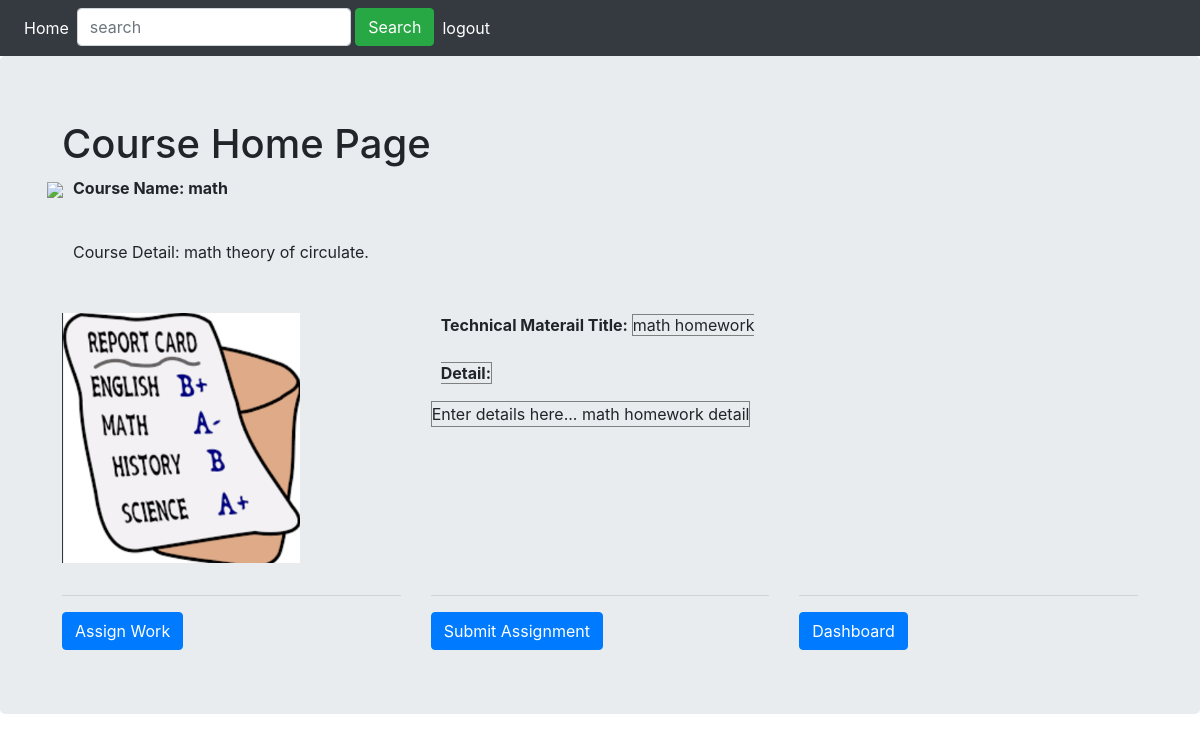
Screenshot of /course/2 (signed in) with the database file from the repository.
### wsgi.py (models this page shows, shortened)
class Blog(db.Model):
    id = db.Column(db.Integer,primary_key = True)
    title = db.Column(db.String(100))
    text = db.Column(db.Text)

class TeacherWork(db.Model):
    id = db.Column(db.Integer, primary_key=True)
    title = db.Column(db.String(80), unique=True)
    detail = db.Column(db.String(500))
    answer = db.Column(db.String(5000))
    course_id = db.Column(db.Integer)

### wsgi.py (the view)
@app.route('/course/<id>',methods = ['GET'])
def course_home(id):
    if request.method == 'GET':
        blog = Blog.query.filter_by(id = id).first_or_404()
        teacherWork = TeacherWork.query.filter_by(course_id = id).first()
        print(id, blog, 'in query_blog','@'*20)
        return rt('course.html',blog = blog, teacherWork=teacherWork)
    else:
        return '',204

### movie/templates/course.html (shortened to what this page needs)
<!DOCTYPE html>
<html lang="en">
  <head>
    <link rel='stylesheet' href='/static/bootstrap-4.5.2-dist/css/bootstrap.min.css'>
  </head>
  <body>
<nav class="navbar navbar-expand-lg navbar-dark bg-dark">
  <div class="collapse navbar-collapse" id="navbarSupportedContent">
    <ul class="navbar-nav mr-auto">
      <li class="nav-item active">
        <a class="nav-link" href="/home">Home <span class="sr-only">(current)</span></a>
      </li>
      <li class="nav-item active">
        <form class="form-inline my-2 my-lg-0 navbar-right" action="/home" method="POST">
                <div class="form-group">
                  <input type="text" name="keyword" placeholder="search" class="form-control" autofocus>&nbsp;
                </div>
              <input type="submit" value="Search" class="btn btn-success">
        </form>
      </li>
      <li class="nav-item active">
         {% if  session['logged_in'] %}
         <a class="nav-link" href="/logout">logout <span class="sr-only">(current)</span></a>
  {% endif %}
      </li>
    </ul>
  </div>
</nav>
    <div class="jumbotron">
      <div class="container">
<div class="container">
   <h1>Course Home Page</h1>
  <div class="row">
    <div class="col-md4">
              <figure>
            <img src="/static/images/course.png" class="img-fluid" style="height:80px;">
        </figure>
    </div>
    <div class="col-md4">
        <p style="width:500px;padding-left:10px;font-weight: bold;">Course Name:
{{ blog.title }}
        </p>
        <br/>
        <p style="width:500px;padding-left:10px;">Course Detail: {{ blog.text }}
        </p>
    </div>
  </div>
  <div class="row">
  </div>
  <div class="row">
    <div class="col-sm-4">
              <figure>
            <img src="/static/images/ml.png" class="img-fluid" style="height:250px;">
        </figure>
    </div>
    <div class="col-sm-8">
        <p style="width:500px;padding-left:10px;">
            <span style="font-weight:bold;">Technical Materail Title: </span>
            <span id="titleLbl" style="border: 1px solid gray; " >
              <span>
     {{teacherWork.title}}
  </span>
       <br/><br/>
        <span style="font-weight:bold;">Detail: </span>
        <br/>
        <div style="border: 1px solid gray; display: inline-block">
      {{teacherWork.detail}}
        </div>
      </p>
    </div>
  </div>
    <div class="row">
      <div class="col-sm-4">
      <hr/>
      {% if session['isadmin'] and session['logged_in'] %}
      <button type="button" class="btn btn-primary" onclick="relocate_assignwork()">Assign Work</button>
      {% else %}
      <button type="button" class="btn btn-primary" disabled> Assign Work</button>
      {% endif %}
      </div>
      <div class="col-sm-4">
      <hr/>
      <button type="button" class="btn btn-primary" onclick="relocate_student()">Submit Assignment</button>
      </div>
      <div class="col-sm-4">
    <hr/>
      <button type="button" class="btn btn-primary" onclick="relocate_dashboard()">Dashboard</button>
      </div>
    </div>
</div>
      </div>
    </div>
  </body>
</html>

### rows the page displays
Blog: title "math", text "math theory of circulate."
TeacherWork: title "math homework", detail "Enter details here... math homework detail"
